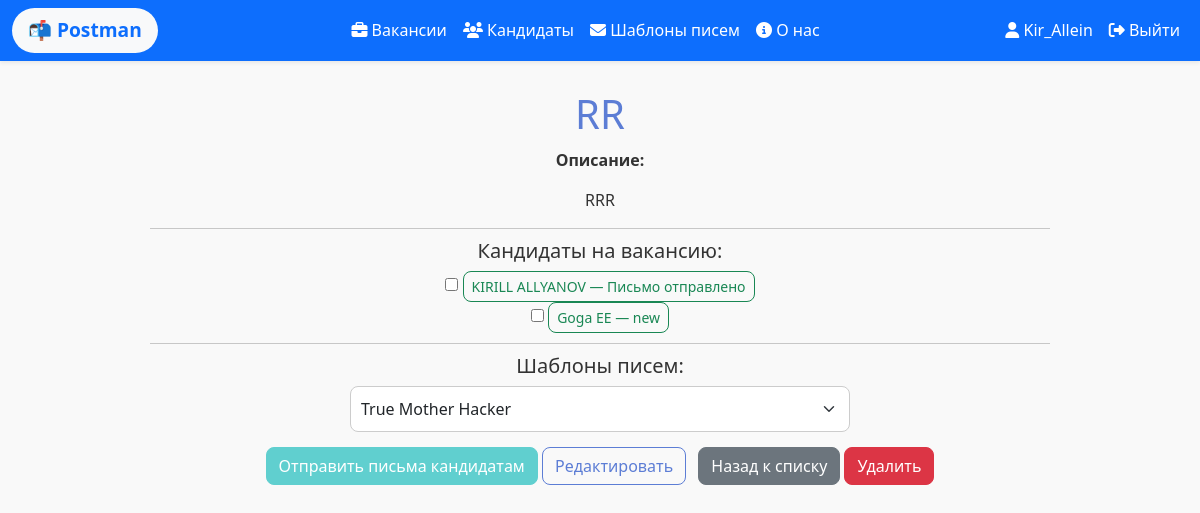
Page /data/vacancy_detail/15/ (signed in) on the earlier database version.
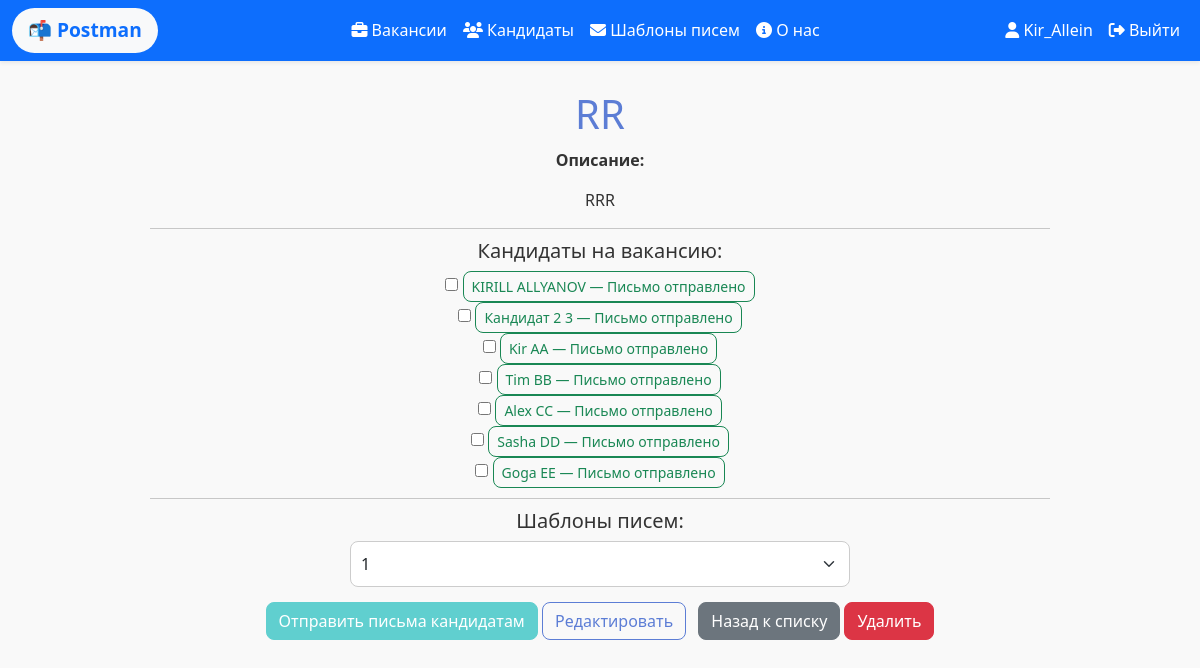
Same page on the later database version.
### data/models.py (models this page shows, shortened)
class Candidate(models.Model):
    STATUS_CHOICES = [
        ('New', 'Новый'),
        ('Message sent', 'Письмо отправлено'),
        ('Response recieved', 'Ответ получен'),
        ('Contact fixe', 'Контакт закреплен'),
        ('Rejected', 'Отклонен')
    ]
    firstname = models.CharField(max_length=100, verbose_name='Имя', blank=True)
    surname = models.CharField(max_length=100, verbose_name='Фамилия', blank=True)
    patronymic = models.CharField(max_length=100, verbose_name='Отчество', blank=True)
    birthday = models.DateField(verbose_name='Дата рождения', blank=True)
    email = models.EmailField(verbose_name='E-mail', blank=True)
    tg = models.CharField(max_length=100, verbose_name='Телеграм', blank=True)
    phone = models.CharField(max_length=15, verbose_name='Номер телефона', blank=True)
    cv = models.FileField(
        upload_to='cvs/',
        validators=[FileExtensionValidator(allowed_extensions=['pdf'])],
        blank=True,
        null=True,
        verbose_name='Резюме'
    )
    status = models.CharField(
        max_length=20,
        choices=STATUS_CHOICES,
        default='new',
        verbose_name='Статус'
    )
    notes = models.TextField(blank=True)
    class Meta:
        verbose_name = 'Кандидат'
        verbose_name_plural = 'Кандидаты'

### data/views.py (the view)
# urls.py: path('vacancy_detail/<int:pk>/', views.vacancy_detail, name='vacancy_detail'), # детали по конкретной вакансии
@login_required
def vacancy_detail(request, pk):
    vacancy = get_object_or_404(Vacancy, pk=pk)
    return render(request, 'data/vacancy_detail.html', {'vacancy': vacancy})

### data/templates/data/vacancy_detail.html (shortened to what this page needs)
{% extends "main/base.html" %}
{% block content %}
<h1>{{ vacancy.title }}</h1>
<p><strong>Описание:</strong></p>
<p>{{ vacancy.description }}</p>
<hr>
<h5>Кандидаты на вакансию:</h5>
<ul class="candidates-list" id="cand-list">
  {% for candidate in vacancy.candidates.all %}
    <li>
      <label>
        <input type="checkbox" name="candidates" value="{{ candidate.id }}">
        <a href="{% url 'candidate_detail' candidate.id %}" class="btn btn-sm btn-outline-success">
          {{ candidate.firstname }} {{ candidate.surname }} —
          <span class="status">{{ candidate.status }}</span>
        </a>
      </label>
    </li>
  {% empty %}
    <li><p>Пока нет кандидатов.</p></li>
  {% endfor %}
</ul>
<hr>
<h5>Шаблоны писем:</h5>
<select name="template_id" id="template-select" class="form-select">
  {% for template in vacancy.templates.all %}
    <option value="{{ template.id }}">{{ template.title }}</option>
  {% empty %}
    <option disabled>Пока нет прикрепленных писем</option>
  {% endfor %}
</select>
<button id="send-btn"
        class="btn btn-primary"
        data-url="{% url 'send_vacancy_emails' vacancy.id %}">
  Отправить письма кандидатам
</button>
<a href="{% url 'vacancy_edit' vacancy.id %}" class="btn btn-outline-primary">Редактировать</a>
<a href="{% url 'vacancies' %}" class="btn btn-secondary ms-2">Назад к списку</a>
<form action="{% url 'vacancy_delete' vacancy.id %}" method="post" style="display:inline;">
    <button type="submit" class="btn btn-danger" onclick="return confirm('Удалить вакансию?')">Удалить</button>
</form>
{% endblock %}

Differences in the rows shown:
now on this page (row edited): Candidate: firstname "Кандидат 2", surname "3", status "Письмо отправлено"
now on this page (row edited): Candidate: firstname "Kir", surname "AA", status "Письмо отправлено"
now on this page (row edited): Candidate: firstname "Tim", surname "BB", status "Письмо отправлено"
now on this page (row edited): Candidate: firstname "Alex", surname "CC", status "Письмо отправлено"
now on this page (row edited): Candidate: firstname "Sasha", surname "DD", status "Письмо отправлено"
changed Candidate "Goga": status "new" → "Письмо отправлено"
Other differences:
form field template_id: "True Mother Hacker" → "1"
